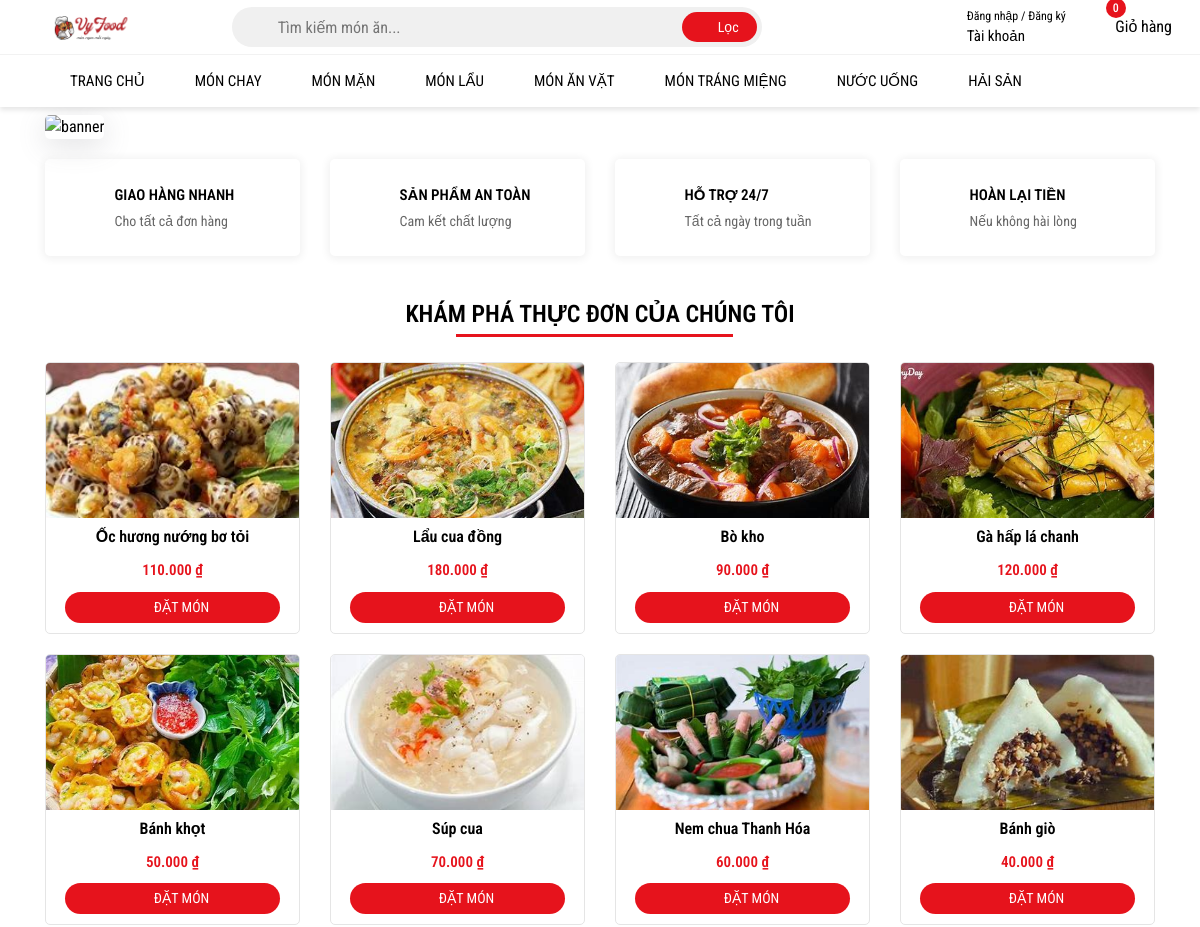
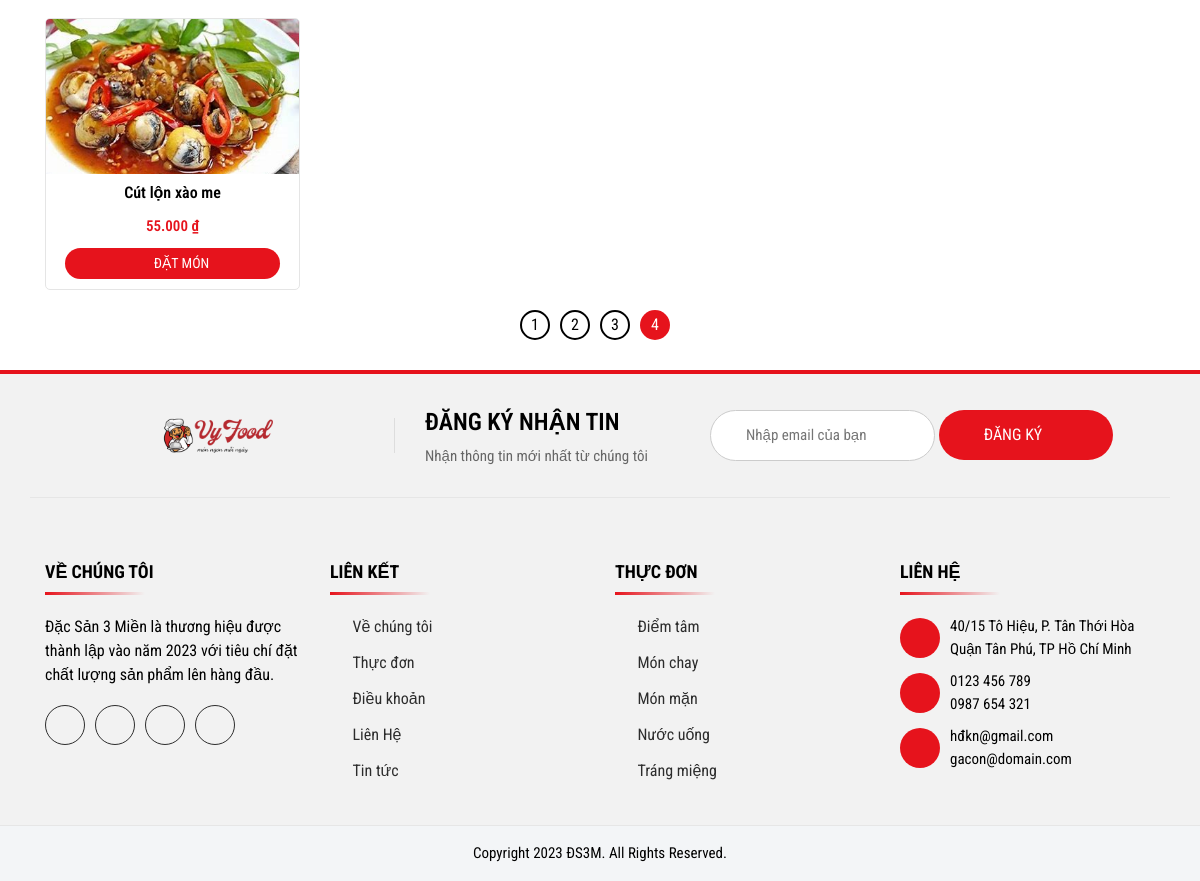
Screenshot of /index.php?Type=Món+mặn&page=4 with the database file from the repository (2 pictures, top to bottom).
### tables this page shows
CREATE TABLE `sanpham` (
  `ID` int(11) NOT NULL,
  `Name` varchar(255) NOT NULL,
  `Image` varchar(255) NOT NULL,
  `Price` int(255) NOT NULL,
  `Describtion` varchar(255) NOT NULL,
  `Type` enum('món chay','món mặn','món lẩu','món ăn vặt','món tráng miệng','nước uống','hải sản') NOT NULL,
  `Visible` TINYINT(1) DEFAULT 1
);

### index.php (the view, shortened to what this page needs)
<!DOCTYPE html>
<html lang="en">
  <head>
    <link
      rel="stylesheet"
      href="https://cdn.jsdelivr.net/npm/bootstrap@4.0.0/dist/css/bootstrap.min.css"
    />
    <link
      rel="stylesheet"
      href="assets/font-awesome-pro-v6-6.2.0/css/all.min.css"
    />
    <link rel="stylesheet" href="assets/css/base.css" />
    <link rel="stylesheet" href="assets/css/style.css" />
    <link rel="stylesheet" href="./assets/css/toast-message.css" />
  </head>
  <body>
    <?php
    include "includes/header.php";
    ?>
    <div class="Banner">
      <div class="container">
        <div class="inner-img">
          <img src="assets/img/banner.jpg" alt="banner" />
        </div>
      </div>
    </div>
    <div class="home-service" id="home-service">
      <div class="container">
        <div class="row">
          <div class="col-xl-3 col-lg-3 col-md-6 col-sm-6 col-12">
            <div class="inner-item">
              <div class="inner-icon">
                <i class="fa-solid fa-truck-fast"></i>
              </div>
              <div class="inner-info">
                <div class="inner-chu1">GIAO HÀNG NHANH</div>
                <div class="inner-chu2">Cho tất cả đơn hàng</div>
              </div>
            </div>
          </div>
          <div class="col-xl-3 col-lg-3 col-md-6 col-sm-6 col-12">
            <div class="inner-item">
              <div class="inner-icon">
                <i class="fa-solid fa-shield-heart"></i>
              </div>
              <div class="inner-info">
                <div class="inner-chu1">SẢN PHẨM AN TOÀN</div>
                <div class="inner-chu2">Cam kết chất lượng</div>
              </div>
            </div>
          </div>
          <div class="col-xl-3 col-lg-3 col-md-6 col-sm-6 col-12">
            <div class="inner-item">
              <div class="inner-icon">
                <i class="fa-solid fa-headset"></i>
              </div>
              <div class="inner-info">
                <div class="inner-chu1">HỖ TRỢ 24/7</div>
                <div class="inner-chu2">Tất cả ngày trong tuần</div>
              </div>
            </div>
          </div>
          <div class="col-xl-3 col-lg-3 col-md-6 col-sm-6 col-12">
            <div class="inner-item">
              <div class="inner-icon">
                <i class="fa-solid fa-coins"></i>
              </div>
              <div class="inner-info">
                <div class="inner-chu1">HOÀN LẠI TIỀN</div>
                <div class="inner-chu2">Nếu không hài lòng</div>
              </div>
            </div>
          </div>
        </div>
      </div>
    </div>
    <?php
    include "connect.php";
    $limit = 12;
    $page = isset($_GET['page']) ? (int)$_GET['page'] : 1;
    $page = max($page, 1);
    $offset = ($page - 1) * $limit;
    $stmt = $conn->prepare("SELECT * FROM sanpham WHERE Visible = 1 LIMIT ? OFFSET ?");
    $stmt->bind_param("ii", $limit, $offset);
    $stmt->execute();
?>
      <?php
include "connect.php";
$Type = isset($_GET['Type']) ? $_GET['Type'] : '';
$page = isset($_GET['page']) ? (int)$_GET['page'] : 1;
$limit = 12;
$offset = ($page - 1) * $limit;
if ($Type) {
    $stmt_count = $conn->prepare("SELECT COUNT(*) as total FROM sanpham WHERE Type = ? and Visible = 1");
    $stmt_count->bind_param("s", $Type);
    $stmt_count->execute();
} else {
    $stmt_count = $conn->prepare("SELECT COUNT(*) as total FROM sanpham WHERE Visible = 1");
    $stmt_count->execute();
}
$count_result = $stmt_count->get_result();
$row_count = $count_result->fetch_assoc();
$total_records = $row_count['total'];
$total_pages = ceil($total_records / $limit);
if ($Type) {
    $stmt = $conn->prepare("SELECT * FROM sanpham WHERE Type = ? and Visible= 1 LIMIT ? OFFSET ?");
    $stmt->bind_param("sii", $Type, $limit, $offset);
} else {
    $stmt = $conn->prepare("SELECT * FROM sanpham WHERE Visible = 1 LIMIT ? OFFSET ?");
    $stmt->bind_param("ii", $limit, $offset);
}
$stmt->execute();
$result = $stmt->get_result();
?>
<div class="Products" id="product-list">
  <div class="container">
    <div class="row">
      <?php if ($total_records > 0): ?>
        <div class="col-xl-12">
          <div class="inner-title">Khám phá thực đơn của chúng tôi</div>
        </div>
        <?php while ($row = $result->fetch_assoc()): ?>
          <div class="col-xl-3 col-lg-3 col-md-4 col-sm-6 col-12">
            <div class="inner-item">
              <a href="chitietsp.php?id=<?= $row['ID']; ?>" class="inner-img">
                <img src="<?= htmlspecialchars($row['Image']); ?>" />
              </a>
              <div class="inner-info">
                <div class="inner-ten"><?= htmlspecialchars($row['Name']); ?></div>
                <div class="inner-gia"><?= number_format($row['Price']); ?>.000 ₫</div>
                <a href="chitietsp.php?id=<?= $row['ID']; ?>" class="inner-muahang">
                  <i class="fa-solid fa-cart-plus"></i> ĐẶT MÓN
                </a>
              </div>
            </div>
          </div>
        <?php endwhile; ?>
      <?php endif; ?>
    </div>
  </div>
</div>
    <div id="pagination" class="Pagination">
  <div class="container">
    <ul>
      <?php
      for ($i = 1; $i <= $total_pages; $i++) {
          $active_class = ($i == $page) ? 'trang-chinh' : '';
          echo '<li><a href="index.php?Type=' . urlencode($Type) . '&page=' . $i . '" class="inner-trang ' . $active_class . '">' . $i . '</a></li>';
      }
      ?>
    </ul>
  </div>
</div>
    <?php
    include_once "includes/footer.php";
     ?>

### assets/css/base.css (style rules this page uses)
:root { --color-text: #000000; --color-bg1: #0d5432; --color-bg2: #e6131c; --font: "Roboto Condensed", sans-serif; }
a { text-decoration: none; }
body { color: var(--color-text); font-family: var(--font); overflow-x: hidden; }

### assets/css/style.css (style rules this page uses)
ul, li { list-style: none; padding: 0; margin: 0; }
html { scroll-behavior: smooth; }
body { background-color: #fff; position: relative; }
.Banner { padding-top: 60px; padding-bottom: 10px; }
.Banner img { width: 100%; height: auto; object-fit: cover; border-radius: 5px; box-shadow: rgba(100, 100, 111, 0.2) 0px 7px 29px 0px; }
.home-service { padding: 10px 0px; }
.home-service .inner-item { display: flex; align-items: center; box-shadow: 0px 1px 9px 2px #f1f1f1; padding: 20px; border-radius: 5px; }
.home-service .inner-icon { color: var(--color-bg2); font-size: 38px; margin-right: 20px; }
.home-service .inner-chu1 { font-size: 15px; font-weight: 600; margin-bottom: 4px; }
.home-service .inner-chu2 { font-size: 14px; color: #666666; }
.Products { padding-top: 30px; padding-bottom: 0; }
.Products .inner-title { font-size: 24px; font-weight: 600; text-align: center; text-transform: uppercase; margin-bottom: 30px; position: relative; }
.Products .inner-title::after { content: ""; position: absolute; bottom: -5px; left: 37%; width: 25%; height: 3px; background: var(--color-bg2); }
.Products .inner-item { border: 1px solid #e5e5e5; border-radius: 5px; overflow: hidden; padding-bottom: 10px; margin-bottom: 20px; }
.Products .inner-img { overflow: hidden; display: inline-block; width: 100%; }
.Products .inner-img img { width: 100%; height: 155px; object-fit: cover; transition: all 0.4s ease; }
.Products .inner-info { text-align: center; }
.Products .inner-ten { font-size: 16px; font-weight: 600; margin-bottom: 10px; }
.Products .inner-gia { color: var(--color-bg2); font-size: 15px; font-weight: 600; margin-bottom: 10px; }
.Products .inner-muahang { color: #fff; font-size: 14px; width: 85%; padding: 5px; background: var(--color-bg2); border-radius: 45px; border: none; outline: none; cursor: pointer; display: inline-block; }
.Products .inner-muahang i { margin-right: 4px; }
.Pagination ul { list-style-type: none; padding: 0; margin: 0; display: flex; justify-content: center; align-items: center; margin-bottom: 30px; }
.Pagination .inner-trang { background: #fff; color: var(--color-text); width: 30px; height: 30px; border-radius: 50%; margin-right: 10px; border: 2px solid #000; display: flex; align-items: center; justify-content: center; cursor: pointer; }
.Pagination .inner-trang.trang-chinh { color: #fff; background: var(--color-bg2); border: none; }

### rows the page displays
sanpham: shows a picture, Name "Ốc hương nướng bơ tỏi", Price "110"
sanpham: shows a picture, Name "Lẩu cua đồng", Price "180"
sanpham: shows a picture, Name "Bò kho", Price "90"
sanpham: shows a picture, Name "Gà hấp lá chanh", Price "120"
sanpham: shows a picture, Name "Bánh khọt", Price "50"
sanpham: shows a picture, Name "Súp cua", Price "70"
sanpham: shows a picture, Name "Nem chua Thanh Hóa", Price "60"
sanpham: shows a picture, Name "Bánh giò", Price "40"
sanpham: shows a picture, Name "Cút lộn xào me", Price "55"
